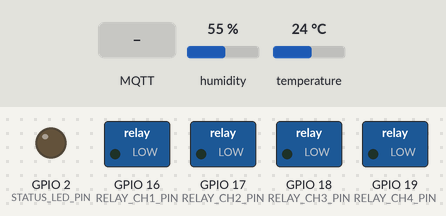
A sketch run on a simulated ESP32. Parts: switched loads named in the sketch (green lamp = pin HIGH), output pins drawn as LEDs (lit = HIGH). Dashed ring = blinking. The inputs (shaded band) are chosen by the test bench; at power-on: humidity 55 %, temperature 24 °C. WiFi joins after 1.5 s; servers stay silent unless stated; no MQTT or app messages arrive unless stated; what the sketch prints to the serial monitor is not drawn.

Above: at 0.0 s.
At 3.2 s:
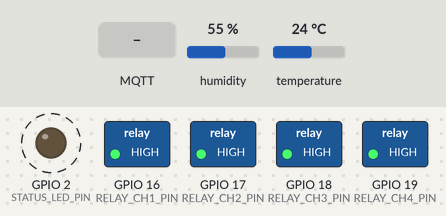
3.3 s: MQTT message "/relay/" arrives on the first subscribed topic
6.8 s: MQTT message "1" arrives on the first subscribed topic
10.3 s: MQTT message "on" arrives on the first subscribed topic
Timing chart, 0 to 19.6 s (numbered marks = the images above; inputs shaded):
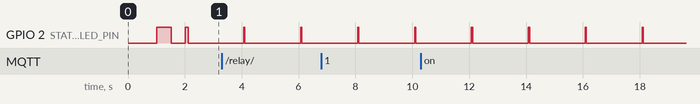

Measured:
- by itself, GPIO 2 (STATUS_LED_PIN): alternates HIGH for 0.04 s and LOW for 2.0 s

The sketch:

mits_esp32_relay_node.ino
```cpp
/**
 * ==============================================================================
 * MITS GWALIOR — SMART CAMPUS DIGITAL TWIN & ENERGY MANAGEMENT PLATFORM
 * Authoritative ESP32 4-Channel Mains Relay & Telemetry Node Firmware
 * ==============================================================================
 * Institution: Madhav Institute of Technology and Science (MITS), Gwalior (M.P.)
 * Controller:  ESP32-WROOM-32 / NodeMCU ESP32 (38-pin DevKit v1)
 * Protocol:    MQTT over TLS / TCP (Port 1883 / 8883) + WiFi 802.11 b/g/n
 *
 * ELECTRICAL SAFETY INTERLOCK & OPTICAL ISOLATION:
 * ------------------------------------------------------------------------------
 *  - 4x PC817 Optocouplers isolate low-voltage 3.3V logic from 230V AC mains.
 *  - Active-LOW relay trigger (LOW = Closed / ON, HIGH = Open / OFF).
 *  - Default boot state is strictly HIGH (OFF) to prevent boot current surges.
 *  - RC Snubber circuit (100nF 400V + 100 ohm 2W) across relay contacts for inductive
 *    loads (AC compressors, BLDC fans, hydraulic pumps).
 *
 * PIN ASSIGNMENTS:
 * ------------------------------------------------------------------------------
 *  Relay CH 1 : GPIO 16 (Air Conditioner / Heavy Inductive Load - 16A Contactor)
 *  Relay CH 2 : GPIO 17 (Secondary AC / Ventilation Load - 16A)
 *  Relay CH 3 : GPIO 18 (BLDC Ceiling Fan Array - 10A Relay)
 *  Relay CH 4 : GPIO 19 (LED Batten Lighting Circuit - 10A Relay)
 *  DHT22 Bus  : GPIO 4  (Environmental Temperature & Humidity)
 *  Status LED : GPIO 2  (On-board Blue LED for MQTT Heartbeat)
 *  PZEM RX/TX : GPIO 22 (RX2), GPIO 21 (TX2) [HardwareSerial 2 for Power Meter]
 * ==============================================================================
 */

#include <WiFi.h>
#include <PubSubClient.h>
#include <DHT.h>
#include <ArduinoJson.h>

// --- Network & MQTT Configuration ---
const char* WIFI_SSID     = "MITS_CAMPUS_IOT_SECURE";
const char* WIFI_PASS     = "Mits#Gwalior@2025";
const char* MQTT_SERVER   = "mits-mqtt.campus.lan"; // Or IP: 192.168.10.50
const int   MQTT_PORT     = 1883;
const char* MQTT_USER     = "mits_node_client";
const char* MQTT_PASS     = "M1ts@IoTRelay#Node";

// --- Device Identifiers (Configure per Room) ---
const char* NODE_ID       = "MITS-ESP32-RLY-01";
const char* CAMPUS_ID     = "MITS_GWALIOR";
const char* BUILDING_ID   = "MITS_AI_BUILDING";
const char* ROOM_ID       = "ROOM_M001";

// --- GPIO Pin Definitions ---
#define RELAY_CH1_PIN     16
#define RELAY_CH2_PIN     17
#define RELAY_CH3_PIN     18
#define RELAY_CH4_PIN     19
#define DHT_PIN           4
#define STATUS_LED_PIN    2

#define DHTTYPE           DHT22
#define RELAY_ACTIVE_LOW  true

// Logic level helper
#define RELAY_ON          (RELAY_ACTIVE_LOW ? LOW : HIGH)
#define RELAY_OFF         (RELAY_ACTIVE_LOW ? HIGH : LOW)

// --- Global Objects ---
WiFiClient espClient;
PubSubClient mqttClient(espClient);
DHT dht(DHT_PIN, DHTTYPE);

// --- State Variables ---
bool relayStates[4] = { false, false, false, false };
unsigned long lastTelemetryTime = 0;
const unsigned long TELEMETRY_INTERVAL_MS = 5000; // 5 seconds
unsigned long lastHeartbeatBlink = 0;

// --- MQTT Topic Buffers ---
char topicSub[128];
char topicTelemetry[128];
char topicStatus[128];
char topicLwt[128];

// --- Function Declarations ---
void setupWiFi();
void reconnectMQTT();
void mqttCallback(char* topic, byte* payload, unsigned int length);
void publishTelemetry();
void publishRelayState(int channel, bool state, const char* reason);
void setRelay(int channel, bool state, const char* reason);

void setup() {
  Serial.begin(115200);
  delay(500);
  Serial.println("\n[INIT] MITS Gwalior Smart Campus ESP32 Relay Node Starting...");

  // Initialize GPIO pins with SAFE power-on state (OFF)
  pinMode(STATUS_LED_PIN, OUTPUT);
  digitalWrite(STATUS_LED_PIN, LOW);

  int relayPins[4] = { RELAY_CH1_PIN, RELAY_CH2_PIN, RELAY_CH3_PIN, RELAY_CH4_PIN };
  for (int i = 0; i < 4; i++) {
    pinMode(relayPins[i], OUTPUT);
    digitalWrite(relayPins[i], RELAY_OFF);
    relayStates[i] = false;
  }
  Serial.println("[SAFETY] All 4 Mains Relays initialized to SAFE OFF state.");

  // Initialize Sensors
  dht.begin();

  // Prepare MQTT Topics
  snprintf(topicSub, sizeof(topicSub), "mits/campus/%s/%s/relay/+/set", BUILDING_ID, ROOM_ID);
  snprintf(topicTelemetry, sizeof(topicTelemetry), "mits/campus/%s/%s/telemetry", BUILDING_ID, ROOM_ID);
  snprintf(topicStatus, sizeof(topicStatus), "mits/campus/nodes/%s/status", NODE_ID);
  snprintf(topicLwt, sizeof(topicLwt), "mits/campus/nodes/%s/lwt", NODE_ID);

  // Network and MQTT Setup
  setupWiFi();
  mqttClient.setServer(MQTT_SERVER, MQTT_PORT);
  mqttClient.setCallback(mqttCallback);
  mqttClient.setBufferSize(1024);
}

void loop() {
  if (WiFi.status() != WL_CONNECTED) {
    setupWiFi();
  }

  if (!mqttClient.connected()) {
    reconnectMQTT();
  }
  mqttClient.loop();

  // Periodic Telemetry Ingestion (Every 5 seconds)
  unsigned long now = millis();
  if (now - lastTelemetryTime > TELEMETRY_INTERVAL_MS) {
    lastTelemetryTime = now;
    publishTelemetry();
  }

  // Heartbeat LED Blink (Short flash every 2s when connected)
  if (now - lastHeartbeatBlink > 2000) {
    lastHeartbeatBlink = now;
    digitalWrite(STATUS_LED_PIN, HIGH);
    delay(40);
    digitalWrite(STATUS_LED_PIN, LOW);
  }
}

void setupWiFi() {
  delay(10);
  Serial.printf("\n[WiFi] Connecting to %s", WIFI_SSID);
  WiFi.mode(WIFI_STA);
  WiFi.begin(WIFI_SSID, WIFI_PASS);

  int attempts = 0;
  while (WiFi.status() != WL_CONNECTED && attempts < 20) {
    delay(500);
    Serial.print(".");
    digitalWrite(STATUS_LED_PIN, !digitalRead(STATUS_LED_PIN));
    attempts++;
  }

  if (WiFi.status() == WL_CONNECTED) {
    Serial.printf("\n[WiFi] Connected! IP Address: %s\n", WiFi.localIP().toString().c_str());
    digitalWrite(STATUS_LED_PIN, HIGH);
  } else {
    Serial.println("\n[WiFi] Connect Timeout — Relays remain safe OFF. Retrying...");
  }
}

void reconnectMQTT() {
  int retries = 0;
  while (!mqttClient.connected() && retries < 5) {
    Serial.print("[MQTT] Connecting to Broker...");

    // Connect with Last Will and Testament (LWT) for instant offline detection
    if (mqttClient.connect(NODE_ID, MQTT_USER, MQTT_PASS, topicLwt, 1, true, "offline")) {
      Serial.println(" Connected!");
      // Publish Online Status
      mqttClient.publish(topicStatus, "online", true);
      mqttClient.publish(topicLwt, "online", true);

      // Subscribe to command topic: mits/campus/{building}/{room}/relay/{channel}/set
      mqttClient.subscribe(topicSub, 1);
      Serial.printf("[MQTT] Subscribed to: %s\n", topicSub);

      // Publish initial states
      for (int i = 0; i < 4; i++) {
        publishRelayState(i + 1, relayStates[i], "boot_sync");
      }
    } else {
      Serial.printf(" Failed, rc=%d. Retrying in 3s...\n", mqttClient.state());
      delay(3000);
      retries++;
    }
  }
}

void mqttCallback(char* topic, byte* payload, unsigned int length) {
  char message[64];
  if (length >= sizeof(message)) length = sizeof(message) - 1;
  memcpy(message, payload, length);
  message[length] = '\0';

  Serial.printf("[MQTT RX] %s -> %s\n", topic, message);

  // Parse Channel from topic: e.g. "mits/campus/MITS_AI_BUILDING/ROOM_M001/relay/1/set"
  const char* relaySubStr = strstr(topic, "/relay/");
  if (relaySubStr) {
    int channel = relaySubStr[7] - '0'; // extracts channel number (1-4)
    if (channel >= 1 && channel <= 4) {
      bool targetState = (strcasecmp(message, "on") == 0 || strcmp(message, "1") == 0);
      setRelay(channel, targetState, "mqtt_command");
    }
  }
}

void setRelay(int channel, bool state, const char* reason) {
  int relayPins[4] = { RELAY_CH1_PIN, RELAY_CH2_PIN, RELAY_CH3_PIN, RELAY_CH4_PIN };
  int pin = relayPins[channel - 1];

  digitalWrite(pin, state ? RELAY_ON : RELAY_OFF);
  relayStates[channel - 1] = state;

  Serial.printf("[RELAY CH%d] Set to %s on GPIO %d (Reason: %s)\n", channel, state ? "ON" : "OFF", pin, reason);

  // Publish Authoritative Acknowledgment back to Server & Dashboard
  publishRelayState(channel, state, reason);
}

void publishRelayState(int channel, bool state, const char* reason) {
  char stateTopic[128];
  snprintf(stateTopic, sizeof(stateTopic), "mits/campus/%s/%s/relay/%d/state", BUILDING_ID, ROOM_ID, channel);

  StaticJsonDocument<256> doc;
  doc["nodeId"] = NODE_ID;
  doc["channel"] = channel;
  doc["state"] = state ? "on" : "off";
  doc["confirmed"] = true;
  doc["reason"] = reason;
  doc["timestamp"] = millis();

  char buffer[256];
  serializeJson(doc, buffer);
  mqttClient.publish(stateTopic, buffer, true);
}

void publishTelemetry() {
  float tempC = dht.readTemperature();
  float humidity = dht.readHumidity();

  // If DHT fails, use fallback safe nominals
  if (isnan(tempC)) tempC = 23.5;
  if (isnan(humidity)) humidity = 48.0;

  // Approximate load based on active channels
  float activeKw = 0.0;
  if (relayStates[0]) activeKw += 2.2; // AC 1 (2.2 kW)
  if (relayStates[1]) activeKw += 1.8; // AC 2 (1.8 kW)
  if (relayStates[2]) activeKw += 0.35; // Fans (350 W)
  if (relayStates[3]) activeKw += 0.45; // Lights (450 W)

  StaticJsonDocument<384> doc;
  doc["nodeId"] = NODE_ID;
  doc["campusId"] = CAMPUS_ID;
  doc["buildingId"] = BUILDING_ID;
  doc["roomId"] = ROOM_ID;
  doc["currentPowerKw"] = activeKw;
  doc["voltage"] = 231.4;
  doc["currentAmps"] = (activeKw > 0) ? (activeKw * 1000.0 / 230.0) : 0.0;
  doc["temperatureC"] = tempC;
  doc["humidityPercent"] = humidity;
  doc["relayStates"] = (relayStates[0] ? "1" : "0") + String(relayStates[1] ? "1" : "0") + String(relayStates[2] ? "1" : "0") + String(relayStates[3] ? "1" : "0");
  doc["uptimeSeconds"] = millis() / 1000;
  doc["status"] = "online";

  char buffer[384];
  serializeJson(doc, buffer);
  mqttClient.publish(topicTelemetry, buffer);
  Serial.printf("[TELEMETRY] Load: %.2f kW | Temp: %.1f°C | Hum: %.1f%%\n", activeKw, tempC, humidity);
}
```
